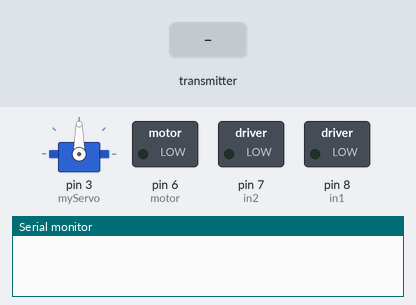
Bench run of a sketch on a simulated Arduino Uno, built with avr-gcc and run on an emulated ATmega328P. Parts: servo, switched loads named in the sketch (green lamp = pin HIGH), the last lines printed to the serial monitor. The inputs (shaded band) are chosen by the test bench. No radio packets arrive unless stated.

Above: at 1.2 s.
1.3 s: the transmitter starts sending pwm = 0
At 2.0 s:
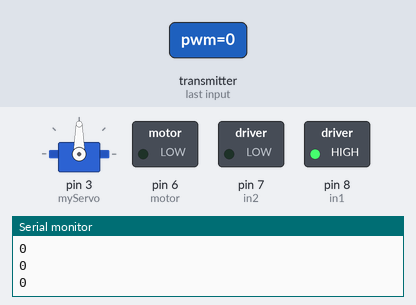
2.8 s: the transmitter starts sending pwm = 1023
At 3.2 s:
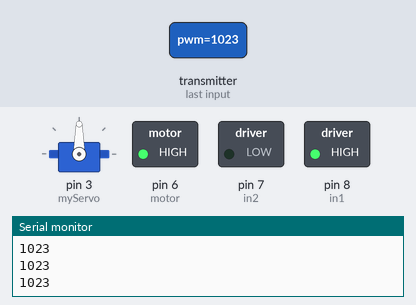
4.3 s: the transmitter starts sending pwm = 256
At 5.4 s:
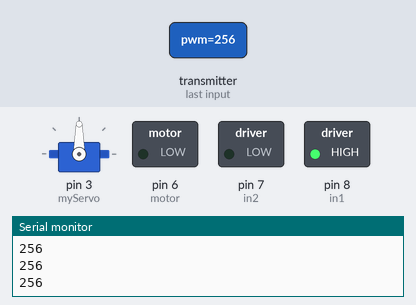
Timing chart, 0 to 7.3 s (numbered marks = the images above; inputs shaded):
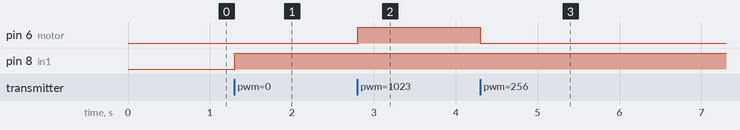

The sketch:

receiever.ino
```cpp
#include <SPI.h>
#include <nRF24L01.h>
#include <RF24.h>
#include <Servo.h>
#define button 4
RF24 radio(10, 9); // CE, CSN
const byte addresses[][6] = {"00001", "00002"};
Servo myServo;
boolean buttonState = 0;

int in1 =8;
int in2 =7;
int motor=6;
int servo=3;

void setup() {
  pinMode(button, INPUT);
  myServo.attach(3);
  Serial.begin(9600);
  pinMode(in1,OUTPUT);
  pinMode(in2,OUTPUT);
  pinMode(motor,OUTPUT);
  radio.begin();
  radio.openWritingPipe(addresses[0]); // 00001
  radio.openReadingPipe(1, addresses[1]); // 00002
  radio.setPALevel(RF24_PA_MIN);
}
void loop() {
  delay(5);
  radio.startListening();
  if ( radio.available()) {
    while (radio.available()) {
      int pwm = 0;
      radio.read(&pwm, sizeof(pwm));
      Serial.println(pwm);

      analogWrite(motor,pwm);
      digitalWrite(in1,HIGH);
      digitalWrite(in2,LOW);
    }
    delay(5);
  }
}
```

Measured:
- after the input at 1.3 s, pin 8 (in1): LOW → HIGH at once
- after the input at 2.8 s, pin 6 (motor): LOW → HIGH at once
- after the input at 4.3 s, pin 6 (motor): HIGH → LOW at once
